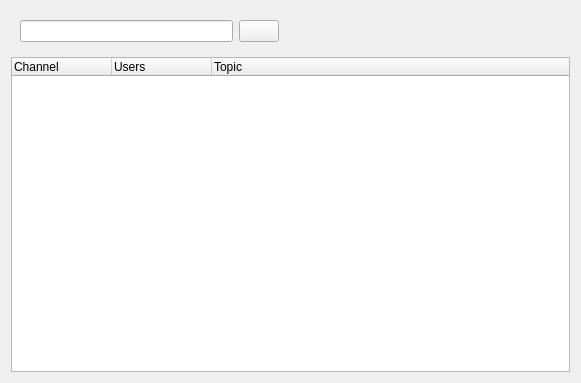
<?xml version="1.0" encoding="UTF-8"?>
<ui version="4.0">
 <class>IrcChannelListForm</class>
 <widget class="QWidget" name="IrcChannelListForm">
  <property name="geometry">
   <rect>
    <x>0</x>
    <y>0</y>
    <width>581</width>
    <height>383</height>
   </rect>
  </property>
  <property name="windowTitle">
   <string>Form</string>
  </property>
  <layout class="QGridLayout" name="gridLayout">
   <item row="0" column="1">
    <widget class="QFrame" name="frame_2">
     <property name="sizePolicy">
      <sizepolicy hsizetype="Expanding" vsizetype="Preferred">
       <horstretch>0</horstretch>
       <verstretch>0</verstretch>
      </sizepolicy>
     </property>
     <property name="frameShape">
      <enum>QFrame::NoFrame</enum>
     </property>
     <property name="frameShadow">
      <enum>QFrame::Raised</enum>
     </property>
     <layout class="QHBoxLayout" name="horizontalLayout_2">
      <item>
       <widget class="QLineEdit" name="filterEdit"/>
      </item>
      <item>
       <widget class="QPushButton" name="startButton">
        <property name="text">
         <string/>
        </property>
       </widget>
      </item>
     </layout>
    </widget>
   </item>
   <item row="1" column="1" colspan="2">
    <widget class="QTreeWidget" name="channelsWidget">
     <attribute name="headerDefaultSectionSize">
      <number>100</number>
     </attribute>
     <attribute name="headerDefaultSectionSize">
      <number>100</number>
     </attribute>
     <column>
      <property name="text">
       <string>Channel</string>
      </property>
     </column>
     <column>
      <property name="text">
       <string>Users</string>
      </property>
     </column>
     <column>
      <property name="text">
       <string>Topic</string>
      </property>
     </column>
    </widget>
   </item>
   <item row="0" column="2">
    <widget class="QFrame" name="frame">
     <property name="sizePolicy">
      <sizepolicy hsizetype="Preferred" vsizetype="Preferred">
       <horstretch>0</horstretch>
       <verstretch>0</verstretch>
      </sizepolicy>
     </property>
     <property name="frameShape">
      <enum>QFrame::NoFrame</enum>
     </property>
     <property name="frameShadow">
      <enum>QFrame::Raised</enum>
     </property>
     <layout class="QHBoxLayout" name="horizontalLayout">
      <item>
       <widget class="QLabel" name="infoLabel">
        <property name="text">
         <string/>
        </property>
       </widget>
      </item>
      <item>
       <spacer name="horizontalSpacer">
        <property name="orientation">
         <enum>Qt::Horizontal</enum>
        </property>
        <property name="sizeHint" stdset="0">
         <size>
          <width>0</width>
          <height>20</height>
         </size>
        </property>
       </spacer>
      </item>
     </layout>
    </widget>
   </item>
  </layout>
 </widget>
 <resources/>
 <connections/>
</ui>
